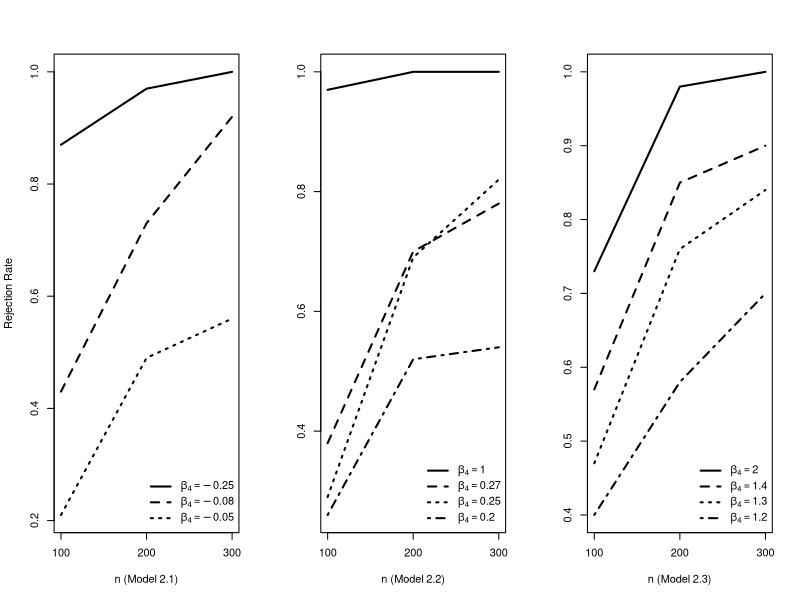
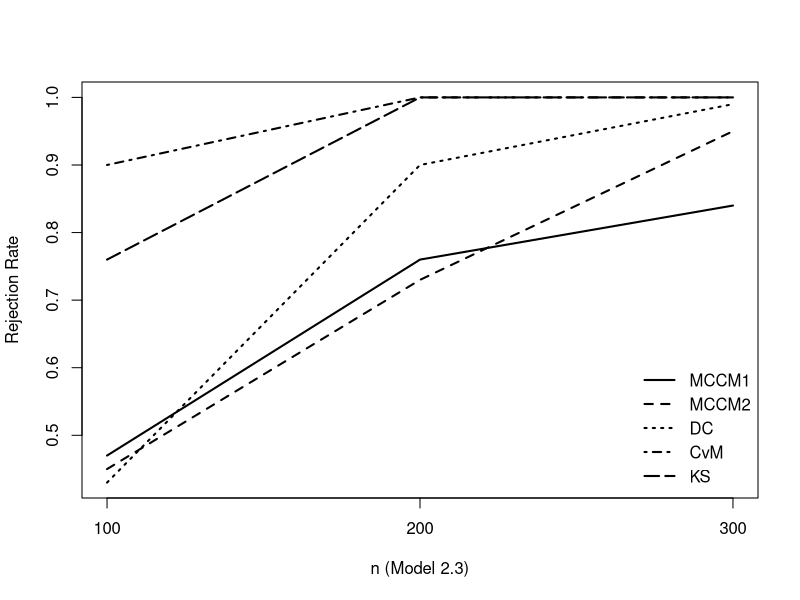

Generate these figures, in order, with R:

# Figure 7: Powers of MCCM1 in Model 2.1, 2.2, and 2.3

par(mfrow=c(1,3))

nsize=c(100,200,300)

model21=matrix(c(0.87,0.43,0.21,0.97,0.73,0.49,1.00,0.92,0.56),nrow=3,byrow=T)
plot(nsize,model21[,1],type="l",ylim=c(min(model21),max(model21)),
     xlab="n (Model 2.1)",ylab="Rejection Rate",lty=1,lwd=2,xaxt="n")
axis(side=1,at=c(100,200,300))
lines(nsize,model21[,2],lty=2,lwd=2)
lines(nsize,model21[,3],lty=3,lwd=2)
legend("bottomright",                     # position
       legend = c(expression(beta[4] == -0.25), expression(beta[4]==-0.08),expression(beta[4]==-0.05)), # legend text
       lwd = 2,                        # line width
       lty = c(1,2,3),
       y.intersp = 1.2,
       bty = "n")   

model22=matrix(c(0.97,0.38,0.29,0.26,1.00,0.70,0.69,0.52,1.00,0.78,0.82,0.54),nrow=3,byrow=T)
plot(nsize,model22[,1],type="l",ylim=c(min(model22),max(model22)),
     xlab="n (Model 2.2)",ylab="",lty=1,lwd=2,xaxt="n")
axis(side=1,at=c(100,200,300))
lines(nsize,model22[,2],lty=2,lwd=2)
lines(nsize,model22[,3],lty=3,lwd=2)
lines(nsize,model22[,4],lty=4,lwd=2)
legend("bottomright",                     # position
       legend = c(expression(beta[4] == 1), expression(beta[4]==0.27),expression(beta[4]==0.25),expression(beta[4]==0.2)), # legend text
       lwd = 2,                        # line width
       lty = c(1,2,3,4),
       y.intersp = 1.2,
       bty = "n")  

model23=matrix(c(0.73,0.57,0.47,0.40,0.98,0.85,0.76,0.58,1.00,0.90,0.84,0.70),nrow=3,byrow=T)
plot(nsize,model23[,1],type="l",ylim=c(min(model23),max(model23)),
     xlab="n (Model 2.3)",ylab="",lty=1,lwd=2,xaxt="n")
axis(side=1,at=c(100,200,300))
lines(nsize,model23[,2],lty=2,lwd=2)
lines(nsize,model23[,3],lty=3,lwd=2)
lines(nsize,model23[,4],lty=4,lwd=2)
legend("bottomright",                     # position
       legend = c(expression(beta[4] == 2), expression(beta[4]==1.4),expression(beta[4]==1.3),expression(beta[4]==1.2)), # legend text
       lwd = 2,                        # line width
       lty = c(1,2,3,4),
       y.intersp = 1.2,
       bty = "n") 

# Figure 8: Powers of MCCM1, MCCM2, DC, CvM and KS in Model 2.3

par(mfrow=c(1,1))
model=matrix(c(0.47,0.45,0.43,0.90,0.76,0.76,0.73,0.90,1.0,1.0,
               0.84,0.95,0.99,1,1),nrow=5,byrow=F)
plot(nsize,model[1,],type="l",ylim=c(min(model),max(model)),
     xlab="n (Model 2.3)",ylab="Rejection Rate",lty=1,lwd=2,xaxt="n")
axis(side=1,at=c(100,200,300))
lines(nsize,model[2,],lty=2,lwd=2)
lines(nsize,model[3,],lty=3,lwd=2)
lines(nsize,model[4,],lty=4,lwd=2)
lines(nsize,model[5,],lty=5,lwd=2)

legend("bottomright",                     # position
       legend = c("MCCM1","MCCM2","DC","CvM","KS"), # legend text
       lwd = 2,                        # line width
       lty = c(1,2,3,4,5),
       y.intersp = 1.2,
       bty = "n") 



